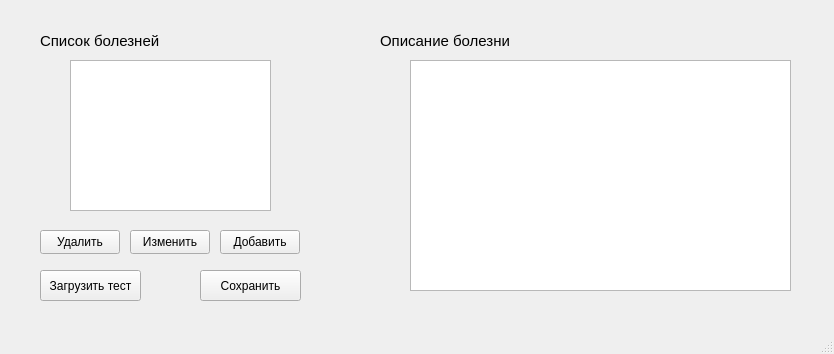
<?xml version="1.0" encoding="UTF-8"?>
<ui version="4.0">
 <class>MainWindow</class>
 <widget class="QMainWindow" name="MainWindow">
  <property name="geometry">
   <rect>
    <x>0</x>
    <y>0</y>
    <width>834</width>
    <height>354</height>
   </rect>
  </property>
  <property name="windowTitle">
   <string>Менеджер базы данных болезней</string>
  </property>
  <widget class="QWidget" name="centralwidget">
   <widget class="QListWidget" name="listWidget">
    <property name="geometry">
     <rect>
      <x>70</x>
      <y>60</y>
      <width>201</width>
      <height>151</height>
     </rect>
    </property>
    <property name="whatsThis">
     <string/>
    </property>
   </widget>
   <widget class="QTextBrowser" name="textBrowser">
    <property name="geometry">
     <rect>
      <x>410</x>
      <y>60</y>
      <width>381</width>
      <height>231</height>
     </rect>
    </property>
   </widget>
   <widget class="QPushButton" name="pushButton_add">
    <property name="geometry">
     <rect>
      <x>220</x>
      <y>230</y>
      <width>80</width>
      <height>24</height>
     </rect>
    </property>
    <property name="text">
     <string>Добавить</string>
    </property>
   </widget>
   <widget class="QPushButton" name="pushButton_edit">
    <property name="geometry">
     <rect>
      <x>130</x>
      <y>230</y>
      <width>80</width>
      <height>24</height>
     </rect>
    </property>
    <property name="text">
     <string>Изменить</string>
    </property>
   </widget>
   <widget class="QPushButton" name="pushButton_delete">
    <property name="geometry">
     <rect>
      <x>40</x>
      <y>230</y>
      <width>80</width>
      <height>24</height>
     </rect>
    </property>
    <property name="text">
     <string>Удалить</string>
    </property>
   </widget>
   <widget class="QPushButton" name="pushButton_loadTest">
    <property name="geometry">
     <rect>
      <x>40</x>
      <y>270</y>
      <width>101</width>
      <height>31</height>
     </rect>
    </property>
    <property name="text">
     <string>Загрузить тест</string>
    </property>
   </widget>
   <widget class="QPushButton" name="pushButton_save">
    <property name="geometry">
     <rect>
      <x>200</x>
      <y>270</y>
      <width>101</width>
      <height>31</height>
     </rect>
    </property>
    <property name="text">
     <string>Сохранить</string>
    </property>
   </widget>
   <widget class="QLabel" name="label_diseasesHeader">
    <property name="geometry">
     <rect>
      <x>40</x>
      <y>30</y>
      <width>141</width>
      <height>21</height>
     </rect>
    </property>
    <property name="font">
     <font>
      <pointsize>11</pointsize>
     </font>
    </property>
    <property name="text">
     <string>Список болезней</string>
    </property>
   </widget>
   <widget class="QLabel" name="label_diseasesInfo">
    <property name="geometry">
     <rect>
      <x>380</x>
      <y>30</y>
      <width>131</width>
      <height>21</height>
     </rect>
    </property>
    <property name="font">
     <font>
      <pointsize>11</pointsize>
     </font>
    </property>
    <property name="text">
     <string>Описание болезни</string>
    </property>
   </widget>
  </widget>
  <widget class="QMenuBar" name="menubar">
   <property name="geometry">
    <rect>
     <x>0</x>
     <y>0</y>
     <width>834</width>
     <height>21</height>
    </rect>
   </property>
  </widget>
  <widget class="QStatusBar" name="statusbar"/>
 </widget>
 <resources/>
 <connections/>
</ui>
